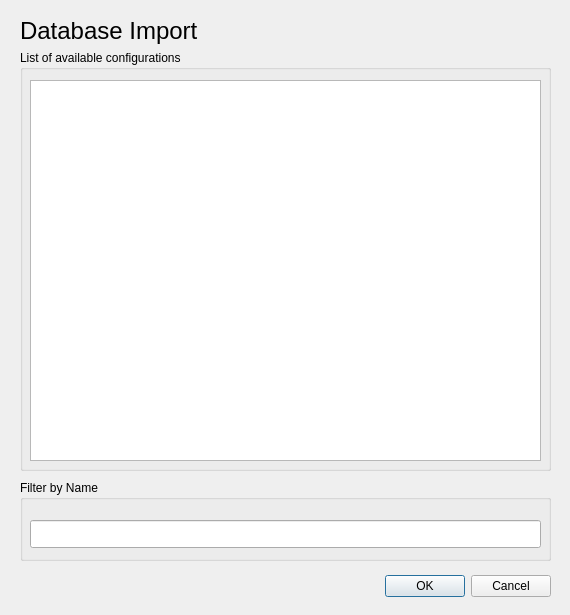
<?xml version="1.0" encoding="UTF-8"?>
<ui version="4.0">
 <class>conftool_import</class>
 <widget class="QDialog" name="conftool_import">
  <property name="geometry">
   <rect>
    <x>0</x>
    <y>0</y>
    <width>570</width>
    <height>615</height>
   </rect>
  </property>
  <property name="windowTitle">
   <string>Dialog</string>
  </property>
  <widget class="QDialogButtonBox" name="bOK">
   <property name="geometry">
    <rect>
     <x>210</x>
     <y>570</y>
     <width>341</width>
     <height>32</height>
    </rect>
   </property>
   <property name="orientation">
    <enum>Qt::Horizontal</enum>
   </property>
   <property name="standardButtons">
    <set>QDialogButtonBox::Cancel|QDialogButtonBox::Ok</set>
   </property>
  </widget>
  <widget class="QLabel" name="uiTitle">
   <property name="geometry">
    <rect>
     <x>20</x>
     <y>10</y>
     <width>241</width>
     <height>41</height>
    </rect>
   </property>
   <property name="font">
    <font>
     <pointsize>18</pointsize>
    </font>
   </property>
   <property name="text">
    <string>Database Import</string>
   </property>
  </widget>
  <widget class="QGroupBox" name="groupBox">
   <property name="geometry">
    <rect>
     <x>20</x>
     <y>480</y>
     <width>531</width>
     <height>81</height>
    </rect>
   </property>
   <property name="title">
    <string>Filter by Name</string>
   </property>
   <widget class="QLineEdit" name="tfConfigName">
    <property name="geometry">
     <rect>
      <x>10</x>
      <y>40</y>
      <width>511</width>
      <height>28</height>
     </rect>
    </property>
   </widget>
  </widget>
  <widget class="QGroupBox" name="groupBox_2">
   <property name="geometry">
    <rect>
     <x>20</x>
     <y>50</y>
     <width>531</width>
     <height>421</height>
    </rect>
   </property>
   <property name="title">
    <string>List of available configurations</string>
   </property>
   <widget class="QListView" name="lvConfigurationList">
    <property name="geometry">
     <rect>
      <x>10</x>
      <y>30</y>
      <width>511</width>
      <height>381</height>
     </rect>
    </property>
   </widget>
  </widget>
  <zorder>groupBox_2</zorder>
  <zorder>bOK</zorder>
  <zorder>uiTitle</zorder>
  <zorder>groupBox</zorder>
 </widget>
 <resources/>
 <connections>
  <connection>
   <sender>bOK</sender>
   <signal>accepted()</signal>
   <receiver>conftool_import</receiver>
   <slot>accept()</slot>
   <hints>
    <hint type="sourcelabel">
     <x>248</x>
     <y>254</y>
    </hint>
    <hint type="destinationlabel">
     <x>157</x>
     <y>274</y>
    </hint>
   </hints>
  </connection>
  <connection>
   <sender>bOK</sender>
   <signal>rejected()</signal>
   <receiver>conftool_import</receiver>
   <slot>reject()</slot>
   <hints>
    <hint type="sourcelabel">
     <x>316</x>
     <y>260</y>
    </hint>
    <hint type="destinationlabel">
     <x>286</x>
     <y>274</y>
    </hint>
   </hints>
  </connection>
 </connections>
</ui>
